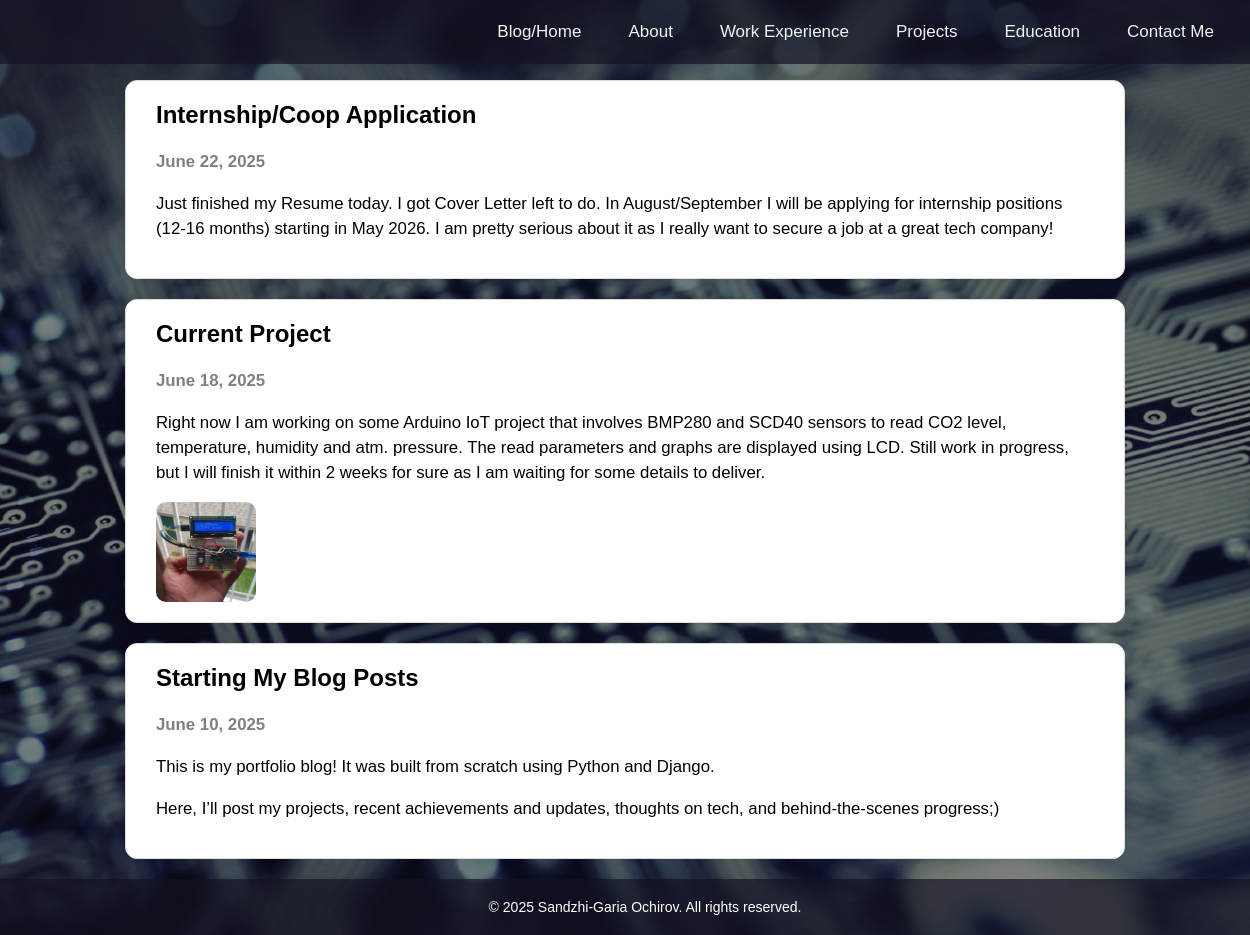
The page / on the database its author committed.
### portfolio/models.py (models this page shows, shortened)
class Blog(models.Model):
    title = models.CharField(max_length=200)
    description = models.TextField()
    link = models.URLField(blank=True, null=True)
    date = models.DateField()

class BlogImage(models.Model):
    blog = models.ForeignKey(Blog, on_delete=models.CASCADE, related_name='images')
    image = models.ImageField(upload_to='blog_images/')

### portfolio/views.py (the view)
# urls.py: path('', home, name='home'),
def home(request):
    blog = Blog.objects.all().order_by('-date')  # order by newest date first
    return render(request, 'portfolio/blog.html', {'blog': blog})

### portfolio/templates/portfolio/blog.html (shortened to what this page needs)
{% extends 'portfolio/base.html' %}
{% block content %}
<div class="blog-container">
  {% for post in blog %}
    <div class="blog-post">
      <h2>{{ post.title }}</h2>
      <p class="blog-date"><strong>{{ post.date }}</strong></p>
      <p>{{ post.description|linebreaks }}</p>
      <div class="blog-images" data-post-id="{{ post.id }}">
        {% for image in post.images.all %}
          <img src="{{ image.image.url }}" alt="Blog Image" class="thumbnail"
               onclick="openModal({{ post.id }}, {{ forloop.counter0 }})">
        {% endfor %}
      </div>
    </div>
  {% empty %}
    <p>No blog posts found.</p>
  {% endfor %}
</div>
{% endblock %}

### portfolio/templates/portfolio/base.html (shortened to what this page needs)
<!DOCTYPE html>
<html>
<head>
    <link rel="stylesheet" href="https://cdnjs.cloudflare.com/ajax/libs/font-awesome/6.5.0/css/all.min.css">
</head>
<body>
    <div class="navbar">
        <a href="{% url 'home' %}">Blog/Home</a>
        <a href="{% url 'about' %}">About</a>
        <a href="{% url 'workExperience' %}">Work Experience</a>
        <a href="{% url 'projects' %}">Projects</a>
        <a href="{% url 'education' %}">Education</a>
        <a href="{% url 'contact' %}">Contact Me</a>
    </div>
    <div class="content">
        {% block content %}
        {% endblock %}
    </div>
    <footer>
        &copy; 2025 Sandzhi-Garia Ochirov. All rights reserved.
    </footer>
</body>
</html>

### portfolio/templates/portfolio/base.html (style rules this page uses)
html, body { height: 100%; margin: 0; display: flex; flex-direction: column; }
body::before { content: ""; position: fixed; top: 0; left: 0; height: 100%; width: 100%; background-color: rgba(0, 0, 0, 0.5); z-index: -1; }
body { font-family: Arial, sans-serif; box-sizing: border-box; overflow-x: hidden; padding-top: 60px; background-image: url("/media/profile_images/schema3.jpg"); background-size: cover; background-position: center; background-attachment: fixed; position: relative; z-index: 0; }
.navbar { background-color: rgba(18, 18, 34, 0.68); width: 100%; padding: 10px 20px; display: flex; justify-content: flex-end; align-items: center; box-sizing: border-box; position: fixed; top: 0; left: 0; z-index: 1000; }
.navbar a { color: #f2f2f2; text-decoration: none; font-size: 17px; padding: 12px 16px; margin-left: 15px; white-space: nowrap; transition: background-color 0.3s ease; }
.content { flex: 1; padding: 20px; max-width: 1200px; margin: 0 auto; box-sizing: border-box; }
footer { text-align: center; padding: 20px; background-color: rgba(18, 18, 34, 0.68); color: white; font-size: 14px; width: 100%; }

### portfolio/templates/portfolio/blog.html (style rules this page uses)
.blog-container { max-width: 1000px; margin: 0 auto; display: flex; flex-direction: column; gap: 20px; }
.blog-post { background: #fff; border: 1px solid #ddd; border-radius: 12px; padding: 20px 30px; box-shadow: 0 0 12px rgba(0,0,0,0.05); }
.blog-post h2 { margin-top: 0; font-size: 1.5em; }
.blog-post p { line-height: 1.5; font-size: 1.05em; }
.blog-date { color: gray; }
.blog-images { display: flex; flex-wrap: wrap; gap: 10px; margin-top: 15px; }
.thumbnail { height: 100px; width: 100px; object-fit: cover; border-radius: 10px; cursor: pointer; transition: transform 0.2s ease; }

### rows shown on the page
Blog: title "Internship/Coop Application", date "June 22, 2025", description "Just finished my Resume today. I got Cover Letter left to do. In August/September I will be applying for internship positions (12-16 months) starting in May 2026. I am pretty serious about it as I really want to secure a job at a great tech company!"
Blog: title "Current Project", date "June 18, 2025", description "Right now I am working on some Arduino IoT project that involves BMP280 and SCD40 sensors to read CO2 level, temperature, humidity and atm. pressure. The read parameters and graphs are displayed using LCD. Still work in progress, but I will finish it within 2 weeks for sure as I am waiting for some details to deliver."
BlogImage: image (picture)
Blog: title "Starting My Blog Posts", date "June 10, 2025", description "This is my portfolio blog! It was built from scratch using Python and Django. Here, I’ll post my projects, recent achievements and updates, thoughts on tech, and behind-the-scenes progress;)"
